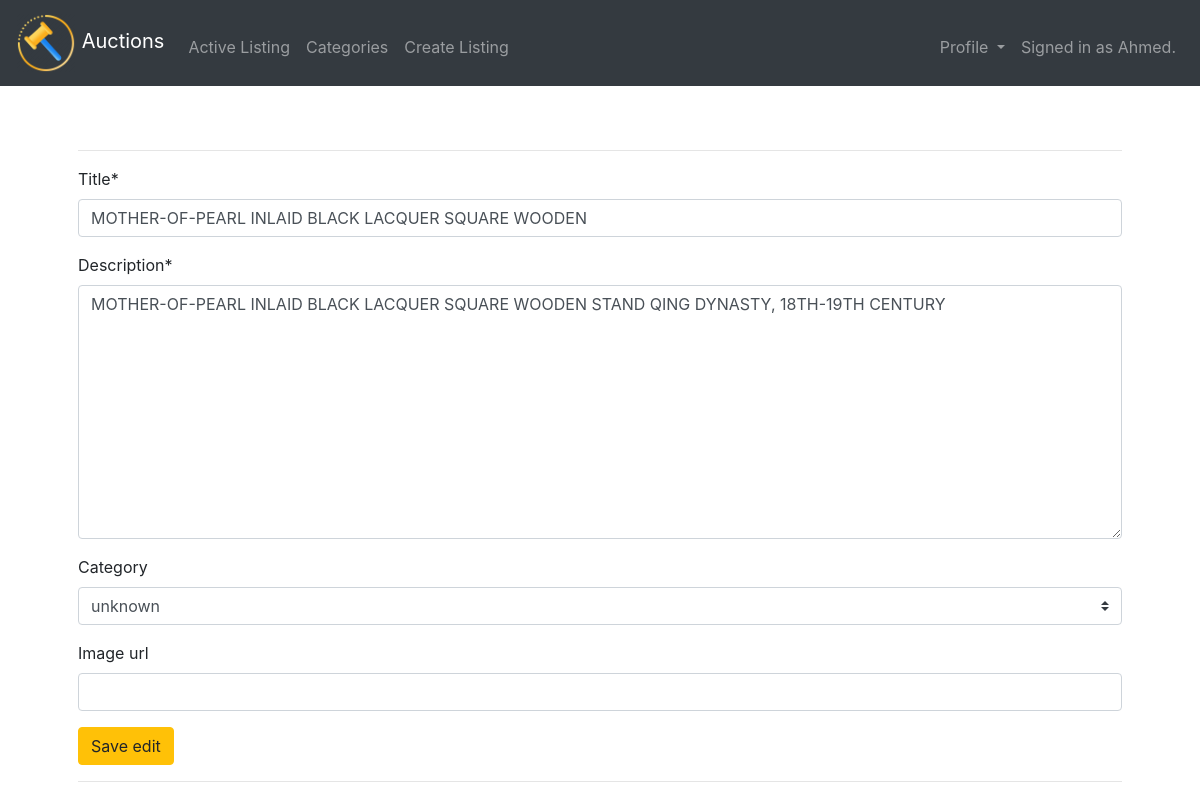
Screenshot of /edit/listing/6/ (signed in) with the database file from the repository.
### users/models.py (models this page shows, shortened)
class User(AbstractUser):
	won_list        = models.ManyToManyField('auctions.ActiveListings', related_name='won', null=True, blank=True)
	watched_list    = models.ManyToManyField('auctions.ActiveListings', related_name='watched', null=True, blank=True)
	class Meta:
		verbose_name = "user"
		verbose_name_plural = "Users"

### auctions/models.py (models this page shows, shortened)
class ActiveListings(models.Model):
	title         = models.CharField(max_length=64, null=False, blank=False, unique=True)
	price         = models.DecimalField(max_digits=13, decimal_places=2, null=False, blank=False)
	description   = models.TextField(null=False, blank=False)
	state         = models.BooleanField(default=True)
	created_at    = models.DateTimeField(auto_now_add=True)
	image_url     = models.URLField(max_length=1024, unique=True, null=True, blank=True)
	category      = models.ForeignKey('Category', on_delete=models.CASCADE, related_name='list', null=True, blank=True)
	user          = models.ForeignKey('users.User', related_name='created', on_delete=models.CASCADE, null=True, blank=True)
	class Meta:
		verbose_name = "activeListing"
		verbose_name_plural = "ActiveListings"

### auctions/views.py (the view, shortened to what this page needs)
# urls.py: re_path("^edit/listing/(?P<id>[0-9]+)/$", login_required(EditView.as_view(), login_url="users:login"), name="edit"),
class EditView(View):
    template_name = "auctions/edit.html"
    def get(self, request, *args, **kwargs):
        listing = ActiveListings.objects.get(pk=kwargs['id'])
        if request.user == listing.user:
            form = EditListingsForm(initial={
                "title": listing.title,
                "description": listing.description,
                'category': listing.category,
                "image_url": listing.image_url,
            })
            return render(request, self.template_name, {"form": form, "list": listing})
        else:
            return HttpResponse('error 505: forbidden go back to <a href="/"> Home </a>.')

### auctions/forms.py
class EditListingsForm(forms.ModelForm):
	class Meta:
		model = ActiveListings
		fields = ('title', 'description', 'category', 'image_url',)

### auctions/models.py (called while the page is built)
	def __str__(self):
		return self.name

### auctions/templates/auctions/edit.html (shortened to what this page needs)
{% extends "layout.html" %}
{% load crispy_forms_tags %}
{% block main %}
  <hr>
<form action="{% url 'auctions:edit' list.id %}" method="POST"> {% csrf_token %}
	<table>
		{% crispy form %}
	</table>
  <input class="btn btn-warning" type="submit" value="Save edit">
</form>
<hr>
{% endblock %}

### commerce/templates/layout.html (shortened to what this page needs)
{% load static %}
<!DOCTYPE html>
<html lang="en">
    <head>
        <link href="https://maxcdn.bootstrapcdn.com/bootstrap/4.1.3/css/bootstrap.min.css" rel="stylesheet">
    </head>
    <body>
        <nav class="navbar navbar-expand-md navbar-dark bg-dark text-white">
            <a class="navbar-brand" href="{% url 'auctions:home' %}">
                <span>
                <img src="{% static 'img/logo.png' %}" style="width: 60px; height: 60px;">
                </span><span>Auctions</span></a>
            <div class="collapse navbar-collapse" id="navbar">
                <ul class="navbar-nav mr-auto mt-2">
                    <li class="nav-item">
                        <a class="nav-link" href="{% url 'auctions:index' %}">Active Listing</a>
                    </li>
                    <li class="nav-item">
                        <a class="nav-link" href="{% url 'auctions:categories' %}">Categories</a>
                    </li>
                    {% if request.user.is_authenticated %}
                    <li class="nav-item">
                        <a class="nav-link" href="{% url 'auctions:create' %}">Create Listing</a>
                    </li>
                    {% endif %}
                </ul>
                {% if request.user.is_authenticated %}
                    <ul class="navbar-nav ml-auto mt-2">
                       <li class="nav-item dropdown">
                            <a class="nav-link dropdown-toggle" href="#" id="navbarDropdownMenuLink" data-toggle="dropdown" aria-haspopup="true" aria-expanded="false">
                                Profile
                            </a>
                        </li>
                        <li class="nav-item">
                          <a class="nav-link" href="" >
                              Signed in as {{request.user.username.title}}.
                          </a>
                        </li>
                    </ul>
                {% else %}
                    <ul class="navbar-nav ml-auto mt-2">
                        <li class="nav-item"><a class="nav-link" href="{% url 'users:register' %}">Register</a></li>
                        <li class="nav-item"><a class="nav-link" href="{% url 'users:login' %}">login</a></li>
                    </ul>
                {% endif %}
            </div>
        </nav>
        <main class="container p-5">
            {% block main %}{% endblock %}
        </main>
    </body>
</html>

### rows the page displays
User: user.username "Ahmed"
ActiveListings: title "MOTHER-OF-PEARL INLAID BLACK LACQUER SQUARE WOODEN", description "MOTHER-OF-PEARL INLAID BLACK LACQUER SQUARE WOODEN STAND QING DYNASTY, 18TH-19TH CENTURY", category "unknown"
